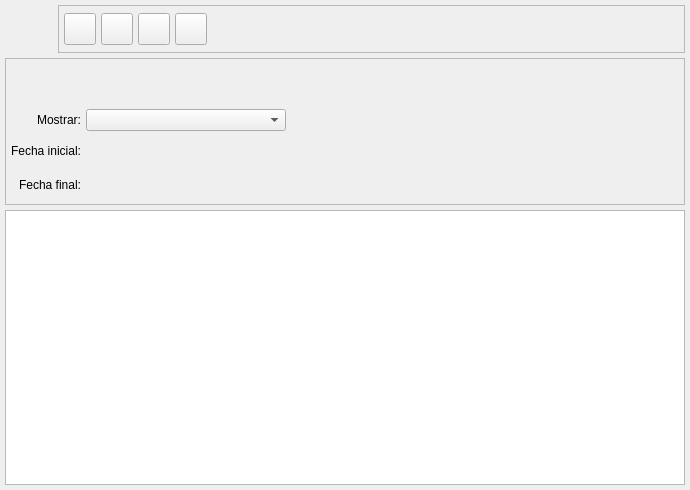
<ui version="4.0" >
 <author>Tomeu Borras Riera</author>
 <class>MovimientosBase</class>
 <widget class="QWidget" name="MovimientosBase" >
  <property name="enabled" >
   <bool>true</bool>
  </property>
  <property name="geometry" >
   <rect>
    <x>0</x>
    <y>0</y>
    <width>690</width>
    <height>490</height>
   </rect>
  </property>
  <property name="windowTitle" >
   <string>Movimientos</string>
  </property>
  <property name="windowIcon" >
   <iconset resource="../../../bulmages.qrc" >:/Bulmafact48x48/images/png/48x48/i_bulmages_articulos_familias.48x48.png</iconset>
  </property>
  <layout class="QGridLayout" >
   <property name="margin" >
    <number>5</number>
   </property>
   <property name="spacing" >
    <number>5</number>
   </property>
   <item row="0" column="0" >
    <layout class="QHBoxLayout" >
     <property name="margin" >
      <number>0</number>
     </property>
     <property name="spacing" >
      <number>5</number>
     </property>
     <item>
      <widget class="QLabel" name="label" >
       <property name="minimumSize" >
        <size>
         <width>48</width>
         <height>48</height>
        </size>
       </property>
       <property name="maximumSize" >
        <size>
         <width>48</width>
         <height>48</height>
        </size>
       </property>
       <property name="text" >
        <string/>
       </property>
       <property name="pixmap" >
        <pixmap resource="../../../bulmages.qrc" >:/Bulmafact48x48/images/png/48x48/i_bulmages_articulos_familias.48x48.png</pixmap>
       </property>
      </widget>
     </item>
     <item>
      <widget class="QFrame" name="m_botonera" >
       <property name="frameShape" >
        <enum>QFrame::StyledPanel</enum>
       </property>
       <property name="frameShadow" >
        <enum>QFrame::Raised</enum>
       </property>
       <layout class="QHBoxLayout" >
        <property name="margin" >
         <number>5</number>
        </property>
        <property name="spacing" >
         <number>5</number>
        </property>
        <item>
         <widget class="QToolButton" name="mui_imprimir" >
          <property name="minimumSize" >
           <size>
            <width>32</width>
            <height>32</height>
           </size>
          </property>
          <property name="maximumSize" >
           <size>
            <width>32</width>
            <height>32</height>
           </size>
          </property>
          <property name="toolTip" >
           <string>Imprimir listado</string>
          </property>
          <property name="whatsThis" >
           <string>Imprimir listado</string>
          </property>
          <property name="text" >
           <string/>
          </property>
          <property name="icon" >
           <iconset resource="../../../bulmages.qrc" >:/Genericos32x32/images/png/i_filePrint.xpm</iconset>
          </property>
          <property name="iconSize" >
           <size>
            <width>32</width>
            <height>32</height>
           </size>
          </property>
          <property name="shortcut" >
           <string>Ctrl+P</string>
          </property>
         </widget>
        </item>
        <item>
         <widget class="QToolButton" name="mui_filtrar" >
          <property name="minimumSize" >
           <size>
            <width>32</width>
            <height>32</height>
           </size>
          </property>
          <property name="maximumSize" >
           <size>
            <width>32</width>
            <height>32</height>
           </size>
          </property>
          <property name="toolTip" >
           <string>Filtrar</string>
          </property>
          <property name="whatsThis" >
           <string>Filtrar</string>
          </property>
          <property name="text" >
           <string/>
          </property>
          <property name="icon" >
           <iconset resource="../../../bulmages.qrc" >:/Images/edit-find.svg</iconset>
          </property>
          <property name="iconSize" >
           <size>
            <width>32</width>
            <height>32</height>
           </size>
          </property>
          <property name="shortcut" >
           <string>Ctrl+F</string>
          </property>
          <property name="checkable" >
           <bool>true</bool>
          </property>
         </widget>
        </item>
        <item>
         <widget class="QToolButton" name="mui_configurar" >
          <property name="minimumSize" >
           <size>
            <width>32</width>
            <height>32</height>
           </size>
          </property>
          <property name="maximumSize" >
           <size>
            <width>32</width>
            <height>32</height>
           </size>
          </property>
          <property name="toolTip" >
           <string>Configurar listado</string>
          </property>
          <property name="whatsThis" >
           <string>Configurar listado</string>
          </property>
          <property name="text" >
           <string/>
          </property>
          <property name="icon" >
           <iconset resource="../../../bulmages.qrc" >:/Genericos32x32/images/png/i_packageSettings.png</iconset>
          </property>
          <property name="iconSize" >
           <size>
            <width>32</width>
            <height>32</height>
           </size>
          </property>
          <property name="shortcut" >
           <string>Ctrl+B</string>
          </property>
          <property name="checkable" >
           <bool>true</bool>
          </property>
         </widget>
        </item>
        <item>
         <widget class="QToolButton" name="mui_actualizar" >
          <property name="minimumSize" >
           <size>
            <width>32</width>
            <height>32</height>
           </size>
          </property>
          <property name="maximumSize" >
           <size>
            <width>32</width>
            <height>32</height>
           </size>
          </property>
          <property name="toolTip" >
           <string>Actualizar listado</string>
          </property>
          <property name="whatsThis" >
           <string>Actualizar listado</string>
          </property>
          <property name="text" >
           <string/>
          </property>
          <property name="icon" >
           <iconset resource="../../../bulmages.qrc" >:/Genericos32x32/images/png/i_reload.png</iconset>
          </property>
          <property name="iconSize" >
           <size>
            <width>32</width>
            <height>32</height>
           </size>
          </property>
          <property name="shortcut" >
           <string>F5</string>
          </property>
         </widget>
        </item>
        <item>
         <widget class="QFrame" name="mui_plugbotones" >
          <property name="sizePolicy" >
           <sizepolicy>
            <hsizetype>1</hsizetype>
            <vsizetype>5</vsizetype>
            <horstretch>0</horstretch>
            <verstretch>0</verstretch>
           </sizepolicy>
          </property>
          <property name="frameShape" >
           <enum>QFrame::NoFrame</enum>
          </property>
          <property name="frameShadow" >
           <enum>QFrame::Plain</enum>
          </property>
          <property name="lineWidth" >
           <number>0</number>
          </property>
         </widget>
        </item>
        <item>
         <spacer>
          <property name="orientation" >
           <enum>Qt::Horizontal</enum>
          </property>
          <property name="sizeType" >
           <enum>QSizePolicy::Expanding</enum>
          </property>
          <property name="sizeHint" >
           <size>
            <width>111</width>
            <height>34</height>
           </size>
          </property>
         </spacer>
        </item>
       </layout>
      </widget>
     </item>
    </layout>
   </item>
   <item row="1" column="0" >
    <widget class="QFrame" name="m_busqueda" >
     <property name="frameShape" >
      <enum>QFrame::StyledPanel</enum>
     </property>
     <property name="frameShadow" >
      <enum>QFrame::Raised</enum>
     </property>
     <layout class="QGridLayout" >
      <property name="margin" >
       <number>5</number>
      </property>
      <property name="spacing" >
       <number>5</number>
      </property>
      <item rowspan="4" row="0" column="2" >
       <layout class="QVBoxLayout" >
        <property name="margin" >
         <number>0</number>
        </property>
        <property name="spacing" >
         <number>5</number>
        </property>
        <item>
         <widget class="BusquedaCliente" native="1" name="m_cliente" >
          <property name="sizePolicy" >
           <sizepolicy>
            <hsizetype>7</hsizetype>
            <vsizetype>5</vsizetype>
            <horstretch>0</horstretch>
            <verstretch>0</verstretch>
           </sizepolicy>
          </property>
          <property name="minimumSize" >
           <size>
            <width>150</width>
            <height>65</height>
           </size>
          </property>
         </widget>
        </item>
        <item>
         <widget class="BusquedaArticulo" native="1" name="m_articulo" >
          <property name="sizePolicy" >
           <sizepolicy>
            <hsizetype>7</hsizetype>
            <vsizetype>5</vsizetype>
            <horstretch>0</horstretch>
            <verstretch>0</verstretch>
           </sizepolicy>
          </property>
          <property name="minimumSize" >
           <size>
            <width>150</width>
            <height>65</height>
           </size>
          </property>
         </widget>
        </item>
       </layout>
      </item>
      <item row="2" column="1" >
       <widget class="BusquedaFecha" native="1" name="m_fechain" >
        <property name="minimumSize" >
         <size>
          <width>200</width>
          <height>0</height>
         </size>
        </property>
        <property name="maximumSize" >
         <size>
          <width>200</width>
          <height>16777215</height>
         </size>
        </property>
       </widget>
      </item>
      <item row="1" column="0" >
       <widget class="QLabel" name="label_2" >
        <property name="text" >
         <string>Mostrar:</string>
        </property>
        <property name="alignment" >
         <set>Qt::AlignRight|Qt::AlignTrailing|Qt::AlignVCenter</set>
        </property>
       </widget>
      </item>
      <item row="1" column="1" >
       <widget class="QComboBox" name="mui_procesada" >
        <property name="minimumSize" >
         <size>
          <width>200</width>
          <height>0</height>
         </size>
        </property>
        <property name="maximumSize" >
         <size>
          <width>200</width>
          <height>16777215</height>
         </size>
        </property>
        <property name="focusPolicy" >
         <enum>Qt::StrongFocus</enum>
        </property>
        <property name="frame" >
         <bool>true</bool>
        </property>
       </widget>
      </item>
      <item row="3" column="1" >
       <widget class="BusquedaFecha" native="1" name="m_fechafin" >
        <property name="sizePolicy" >
         <sizepolicy>
          <hsizetype>4</hsizetype>
          <vsizetype>5</vsizetype>
          <horstretch>0</horstretch>
          <verstretch>0</verstretch>
         </sizepolicy>
        </property>
        <property name="minimumSize" >
         <size>
          <width>200</width>
          <height>0</height>
         </size>
        </property>
        <property name="maximumSize" >
         <size>
          <width>200</width>
          <height>16777215</height>
         </size>
        </property>
       </widget>
      </item>
      <item row="3" column="0" >
       <widget class="QLabel" name="textLabel1_4_2" >
        <property name="text" >
         <string>Fecha final:</string>
        </property>
        <property name="alignment" >
         <set>Qt::AlignRight|Qt::AlignTrailing|Qt::AlignVCenter</set>
        </property>
       </widget>
      </item>
      <item row="2" column="0" >
       <widget class="QLabel" name="textLabel1_4" >
        <property name="text" >
         <string>Fecha inicial:</string>
        </property>
        <property name="alignment" >
         <set>Qt::AlignRight|Qt::AlignTrailing|Qt::AlignVCenter</set>
        </property>
       </widget>
      </item>
      <item row="0" column="0" colspan="2" >
       <spacer>
        <property name="orientation" >
         <enum>Qt::Vertical</enum>
        </property>
        <property name="sizeType" >
         <enum>QSizePolicy::Preferred</enum>
        </property>
        <property name="sizeHint" >
         <size>
          <width>20</width>
          <height>40</height>
         </size>
        </property>
       </spacer>
      </item>
     </layout>
    </widget>
   </item>
   <item row="2" column="0" >
    <widget class="MovimientosSubform" name="mui_list" />
   </item>
  </layout>
 </widget>
 <layoutdefault spacing="3" margin="5" />
 <customwidgets>
  <customwidget>
   <class>BusquedaFecha</class>
   <extends>QWidget</extends>
   <header>../../../bulmalib/src/busquedafecha.h</header>
  </customwidget>
  <customwidget>
   <class>BusquedaCliente</class>
   <extends>QWidget</extends>
   <header>busquedacliente.h</header>
  </customwidget>
  <customwidget>
   <class>MovimientosSubform</class>
   <extends>QTableWidget</extends>
   <header>movimientosview.h</header>
  </customwidget>
  <customwidget>
   <class>BusquedaArticulo</class>
   <extends>QWidget</extends>
   <header>busquedaarticulo.h</header>
  </customwidget>
 </customwidgets>
 <resources>
  <include location="../../../bulmages.qrc" />
 </resources>
 <connections>
  <connection>
   <sender>mui_filtrar</sender>
   <signal>toggled(bool)</signal>
   <receiver>m_busqueda</receiver>
   <slot>setShown(bool)</slot>
   <hints>
    <hint type="sourcelabel" >
     <x>238</x>
     <y>43</y>
    </hint>
    <hint type="destinationlabel" >
     <x>234</x>
     <y>72</y>
    </hint>
   </hints>
  </connection>
 </connections>
</ui>
